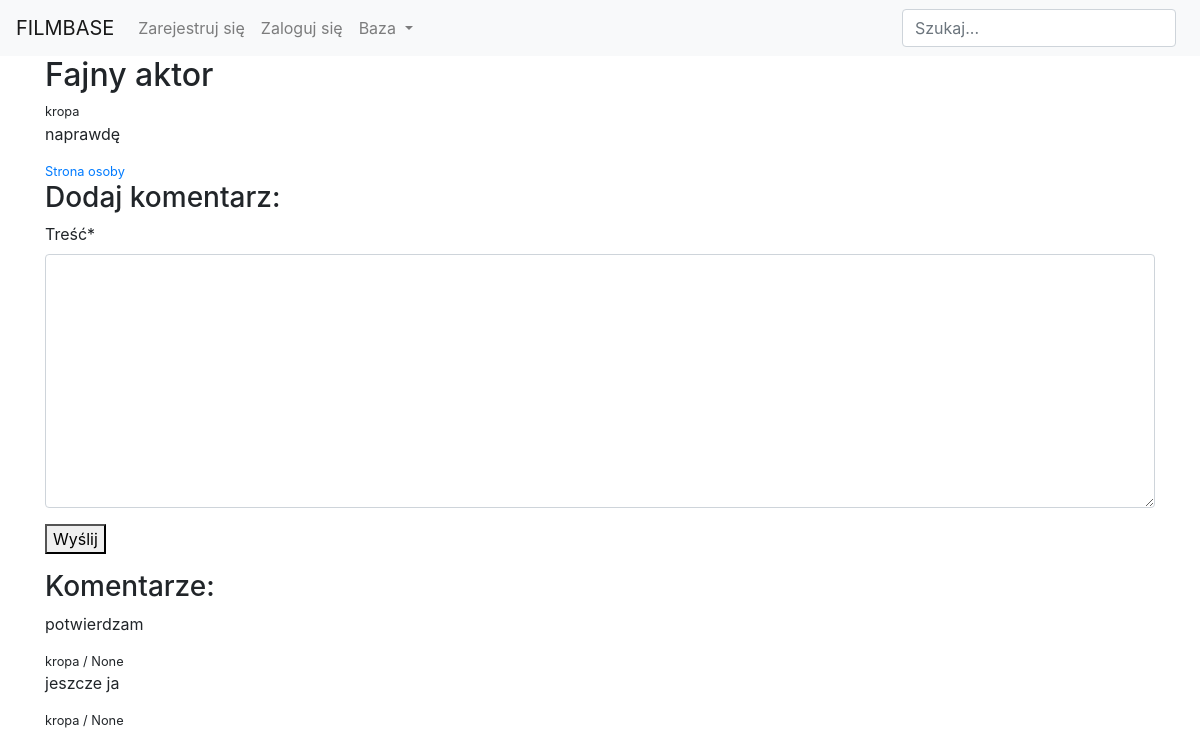
/discussion/colin-farrell/fajny-aktor/, run on an earlier commit of the app's database.
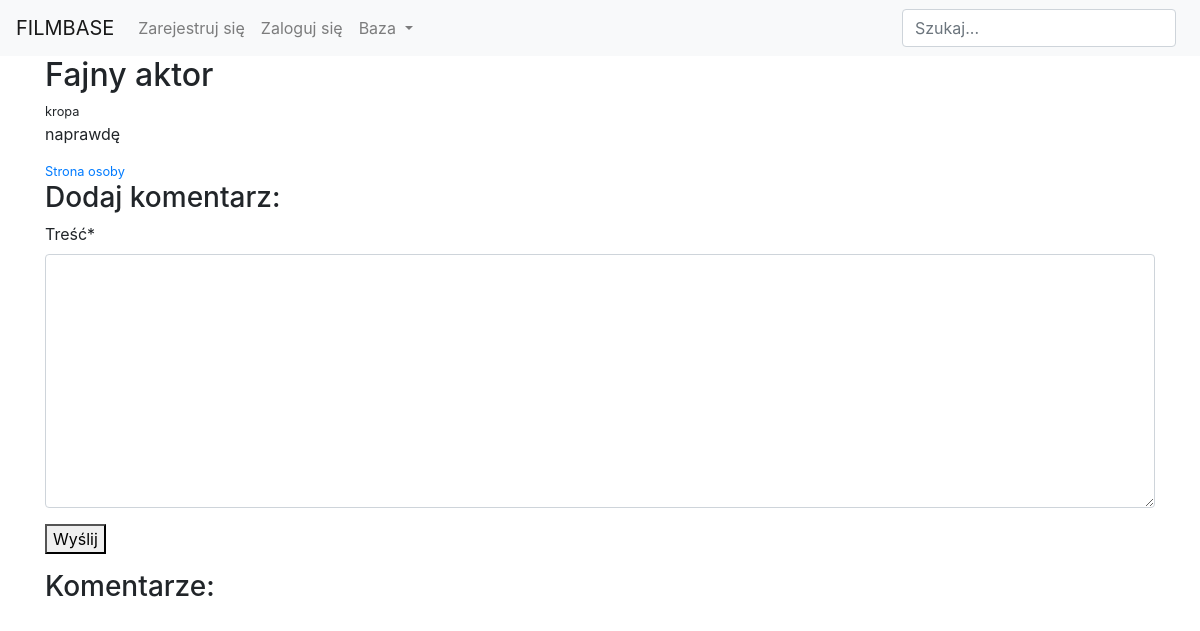
And on a later commit of the database.
### comments/models.py (models this page shows, shortened)
class Topic(models.Model):
    title = models.CharField(verbose_name='Tytuł', null=False, blank=False, max_length=250)
    content = models.TextField(verbose_name='Treść', null=False, blank=False, max_length=500)
    person = models.ForeignKey(Person, on_delete=models.CASCADE, null=True, blank=True)
    movie = models.ForeignKey(Movie, on_delete=models.CASCADE, null=True, blank=True)
    author = models.ForeignKey(User, on_delete=models.CASCADE)
    slug = models.SlugField(unique=True, null=True, blank=True)

class Comment(models.Model):
    author = models.ForeignKey(User, on_delete=models.CASCADE)
    content = models.TextField(blank=False, null=False, max_length=500, verbose_name='Treść')
    date_of_create = models.DateTimeField(default=timezone.now)
    post = models.ForeignKey(Post, on_delete=models.CASCADE, null=True)
    topic = models.ForeignKey(Topic, on_delete=models.CASCADE, null=True)
    class Meta:
        ordering = ['-date_of_create']

### comments/views.py (the view, shortened to what this page needs)
# urls.py: path('<slug:slug>/<slug:topic_slug>/', TopicDetailView.as_view(), name='detail_topic'),
class TopicDetailView(FormMixin, DetailView):
    model = Topic
    context_object_name = 'topic'
    template_name = 'comments/detail_topic.html'
    form_class = CommentForm
    def get_object(self):
        topic = Topic.objects.filter(
            Q(movie__slug=self.kwargs['slug'])|
            Q(person__slug=self.kwargs['slug'])
        ).filter(slug=self.kwargs['topic_slug']).first()
        return topic
    def get_context_data(self, **kwargs):
        context = super(TopicDetailView, self).get_context_data(**kwargs)
        context['form'] = CommentForm(initial={'topic':self.object})
        return context

### comments/forms.py
class CommentForm(forms.ModelForm):
    class Meta:
        model = Comment
        fields = ('content',)

### comments/templates/comments/detail_topic.html (shortened to what this page needs)
{% extends 'users/base.html' %}
{% load crispy_forms_tags %}
{% block content %}
    <h2>{{ topic.title }}</h2>
    <small>{{ topic.author }}</small>
    <p>{{ topic.content }}</p>
    {% if topic.movie %}
        <small><a href="{% url 'detail_movie' slug=topic.movie.slug %}">Strona filmu</a></small>
    {% elif topic.person %}
        <small><a href="{% url 'detail_person' slug=topic.person.slug %}">Strona osoby</a></small>
    {% endif %}
    <h3>Dodaj komentarz:</h3>
    <form action="" method="POST">
        {{ form|crispy }}
        <button type="submit">Wyślij</button>
    </form>
    <h3>Komentarze:</h3>
    {% for comment in topic.comment_set.all %}
        <p>{{ comment.content }}</p>
        <small>{{ comment.author }} / {{ comment.date_of_create }}</small>
    {% endfor %}
{% endblock %}

### users/templates/users/base.html (shortened to what this page needs)
{% load static %}
<html>
    <head>
        <link rel="stylesheet" href="https://stackpath.bootstrapcdn.com/bootstrap/4.5.0/css/bootstrap.min.css">
    </head>
    <body>
        <nav class="navbar navbar-expand-lg navbar-light bg-light">
            <a class="navbar-brand" href="{% url 'home' %}">FILMBASE</a>
            <div class="collapse navbar-collapse" id="navbarSupportedContent">
              <ul class="navbar-nav mr-auto">
                {% if user.is_authenticated %}
                <li class="nav-item active">
                  <a class="nav-link" href="{% url 'logout' %}">Wyloguj się</a>
                </li>
                {% else %}
                <li class="nav-item">
                  <a class="nav-link" href="{% url 'register' %}">Zarejestruj się</a>
                </li>
                <li class="nav-item">
                  <a class="nav-link" href="{% url 'login' %}">Zaloguj się</a>
                </li>
                {% endif %}
                <li class="nav-item dropdown">
                  <a class="nav-link dropdown-toggle" href="#" id="navbarDropdown" role="button" data-toggle="dropdown" aria-haspopup="true" aria-expanded="false">
                    Baza
                  </a>
                </li>
              </ul>
              <form class="form-inline my-2 my-lg-0" action="{% url 'search' %}" method="GET">
                <input class="form-control mr-sm-2" type="text" name="search" placeholder="Szukaj...">
              </form>
            </div>
        </nav>
        <div class="container">
        {% block content %}
        {% endblock %}
        </div>
    </body>
</html>

What changed in the data, as far as the page shows it:
removed Comment: content "potwierdzam", author "kropa", date_of_create "None"
removed Comment: content "jeszcze ja", author "kropa", date_of_create "None"
